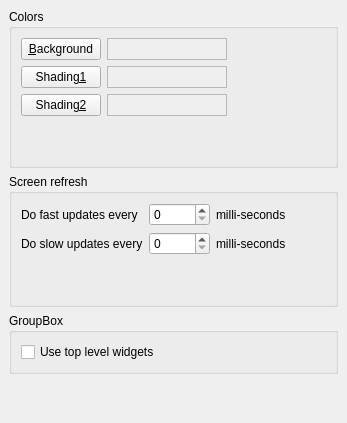
     <widget class="QWidget" name="tab_4" >
      <attribute name="title" >
       <string>Display</string>
      </attribute>
      <layout class="QVBoxLayout" >
       <property name="margin" >
        <number>9</number>
       </property>
       <property name="spacing" >
        <number>6</number>
       </property>
       <item>
        <widget class="QGroupBox" name="colorsGroupBox" >
         <property name="title" >
          <string>Colors</string>
         </property>
         <layout class="QGridLayout" >
          <property name="margin" >
           <number>9</number>
          </property>
          <property name="spacing" >
           <number>6</number>
          </property>
          <item row="2" column="1" >
           <widget class="QFrame" name="shading2Color" >
            <property name="minimumSize" >
             <size>
              <width>120</width>
              <height>16</height>
             </size>
            </property>
            <property name="autoFillBackground" >
             <bool>true</bool>
            </property>
            <property name="frameShape" >
             <enum>QFrame::StyledPanel</enum>
            </property>
            <property name="frameShadow" >
             <enum>QFrame::Sunken</enum>
            </property>
           </widget>
          </item>
          <item row="1" column="1" >
           <widget class="QFrame" name="shading1Color" >
            <property name="minimumSize" >
             <size>
              <width>120</width>
              <height>16</height>
             </size>
            </property>
            <property name="autoFillBackground" >
             <bool>true</bool>
            </property>
            <property name="frameShape" >
             <enum>QFrame::StyledPanel</enum>
            </property>
            <property name="frameShadow" >
             <enum>QFrame::Sunken</enum>
            </property>
           </widget>
          </item>
          <item row="0" column="1" >
           <widget class="QFrame" name="theBackgroundColor" >
            <property name="minimumSize" >
             <size>
              <width>120</width>
              <height>16</height>
             </size>
            </property>
            <property name="autoFillBackground" >
             <bool>true</bool>
            </property>
            <property name="frameShape" >
             <enum>QFrame::StyledPanel</enum>
            </property>
            <property name="frameShadow" >
             <enum>QFrame::Sunken</enum>
            </property>
           </widget>
          </item>
          <item row="2" column="2" >
           <spacer>
            <property name="orientation" >
             <enum>Qt::Horizontal</enum>
            </property>
            <property name="sizeHint" >
             <size>
              <width>40</width>
              <height>20</height>
             </size>
            </property>
           </spacer>
          </item>
          <item row="1" column="2" >
           <spacer>
            <property name="orientation" >
             <enum>Qt::Horizontal</enum>
            </property>
            <property name="sizeHint" >
             <size>
              <width>40</width>
              <height>20</height>
             </size>
            </property>
           </spacer>
          </item>
          <item row="0" column="2" >
           <spacer>
            <property name="orientation" >
             <enum>Qt::Horizontal</enum>
            </property>
            <property name="sizeHint" >
             <size>
              <width>40</width>
              <height>20</height>
             </size>
            </property>
           </spacer>
          </item>
          <item row="0" column="0" >
           <widget class="QPushButton" name="backgroundButton" >
            <property name="text" >
             <string>&amp;Background</string>
            </property>
            <property name="shortcut" >
             <string>Alt+B</string>
            </property>
           </widget>
          </item>
          <item row="1" column="0" >
           <widget class="QPushButton" name="shading1Button" >
            <property name="text" >
             <string>Shading&amp;1</string>
            </property>
            <property name="shortcut" >
             <string>Alt+1</string>
            </property>
           </widget>
          </item>
          <item row="2" column="0" >
           <widget class="QPushButton" name="shading2Button" >
            <property name="text" >
             <string>Shading&amp;2</string>
            </property>
            <property name="shortcut" >
             <string>Alt+2</string>
            </property>
           </widget>
          </item>
          <item row="3" column="2" >
           <spacer>
            <property name="orientation" >
             <enum>Qt::Vertical</enum>
            </property>
            <property name="sizeHint" >
             <size>
              <width>20</width>
              <height>40</height>
             </size>
            </property>
           </spacer>
          </item>
         </layout>
        </widget>
       </item>
       <item>
        <widget class="QGroupBox" name="screenRefreshGroup" >
         <property name="title" >
          <string>Screen refresh</string>
         </property>
         <layout class="QGridLayout" >
          <property name="margin" >
           <number>9</number>
          </property>
          <property name="spacing" >
           <number>6</number>
          </property>
          <item row="1" column="1" >
           <widget class="QSpinBox" name="slowUpdateSpeed" >
            <property name="toolTip" >
             <string>&lt;qt>This is how often most widgets are updated. e.g. the pitch contour. A smaller value requires more CPU time. 100 is reasonable for a 1GHz machine.&lt;/qt></string>
            </property>
            <property name="maximum" >
             <number>99999</number>
            </property>
           </widget>
          </item>
          <item row="0" column="1" >
           <widget class="QSpinBox" name="fastUpdateSpeed" >
            <property name="toolTip" >
             <string>&lt;qt>This is how often the smoothest widgets are updated. e.g. the tuner dial. A smaller value requires more CPU time. 50 is reasonable for a 1GHz machine.&lt;/qt></string>
            </property>
            <property name="maximum" >
             <number>99999</number>
            </property>
           </widget>
          </item>
          <item row="0" column="0" >
           <widget class="QLabel" name="fastUpdateLabel" >
            <property name="text" >
             <string>Do fast updates every</string>
            </property>
           </widget>
          </item>
          <item row="0" column="2" >
           <widget class="QLabel" name="milliSecondsLabel1" >
            <property name="text" >
             <string>milli-seconds</string>
            </property>
           </widget>
          </item>
          <item row="0" column="3" >
           <spacer>
            <property name="orientation" >
             <enum>Qt::Horizontal</enum>
            </property>
            <property name="sizeHint" >
             <size>
              <width>40</width>
              <height>20</height>
             </size>
            </property>
           </spacer>
          </item>
          <item row="1" column="0" >
           <widget class="QLabel" name="slowUpdateLabel" >
            <property name="text" >
             <string>Do slow updates every</string>
            </property>
           </widget>
          </item>
          <item row="1" column="2" >
           <widget class="QLabel" name="milliSecondsLabel2" >
            <property name="text" >
             <string>milli-seconds</string>
            </property>
           </widget>
          </item>
          <item row="1" column="3" >
           <spacer>
            <property name="orientation" >
             <enum>Qt::Horizontal</enum>
            </property>
            <property name="sizeHint" >
             <size>
              <width>40</width>
              <height>20</height>
             </size>
            </property>
           </spacer>
          </item>
          <item row="2" column="1" >
           <spacer>
            <property name="orientation" >
             <enum>Qt::Vertical</enum>
            </property>
            <property name="sizeHint" >
             <size>
              <width>20</width>
              <height>40</height>
             </size>
            </property>
           </spacer>
          </item>
         </layout>
        </widget>
       </item>
       <item>
        <widget class="QGroupBox" name="windowOptionsGroupBox" >
         <property name="title" >
          <string>GroupBox</string>
         </property>
         <layout class="QHBoxLayout" >
          <property name="margin" >
           <number>9</number>
          </property>
          <property name="spacing" >
           <number>6</number>
          </property>
          <item>
           <widget class="QCheckBox" name="useTopLevelWidgets" >
            <property name="text" >
             <string>Use top level widgets</string>
            </property>
           </widget>
          </item>
          <item>
           <spacer>
            <property name="orientation" >
             <enum>Qt::Horizontal</enum>
            </property>
            <property name="sizeHint" >
             <size>
              <width>40</width>
              <height>20</height>
             </size>
            </property>
           </spacer>
          </item>
         </layout>
        </widget>
       </item>
       <item>
        <spacer>
         <property name="orientation" >
          <enum>Qt::Vertical</enum>
         </property>
         <property name="sizeHint" >
          <size>
           <width>20</width>
           <height>40</height>
          </size>
         </property>
        </spacer>
       </item>
      </layout>
     </widget>
